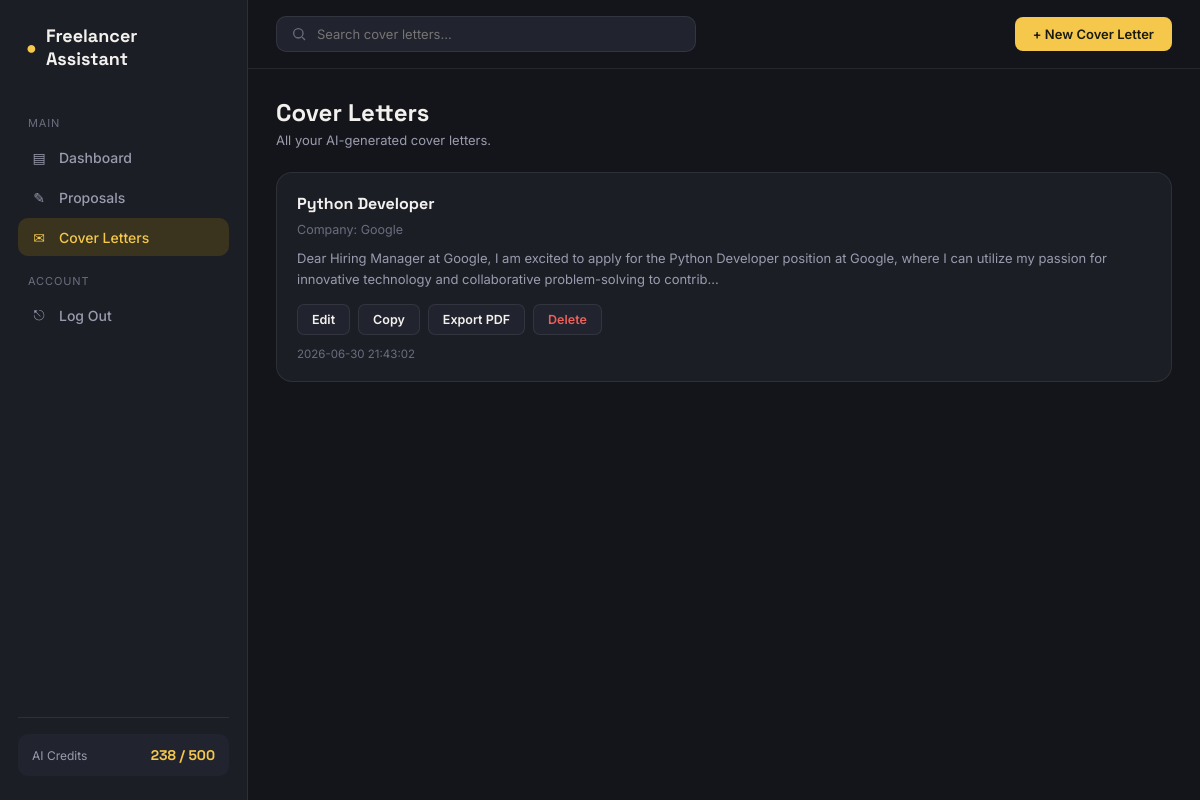
Screenshot of /cover-letters (signed in) with the database file from the repository.
### tables this page shows
CREATE TABLE cover_letters (
            id INTEGER PRIMARY KEY AUTOINCREMENT,
            user_id INTEGER NOT NULL,
            job_title TEXT,
            company_name TEXT,
            experience TEXT,
            skills TEXT,
            portfolio_url TEXT,
            generated_text TEXT,
            created_at TIMESTAMP DEFAULT CURRENT_TIMESTAMP,
            FOREIGN KEY (user_id) REFERENCES users (id)
        );

### app.py (the view)
@app.route('/cover-letters')
def cover_letters():
    if 'user_id' not in session:
        return redirect(url_for('login'))
    conn = get_db()
    all_letters = conn.execute('SELECT * FROM cover_letters WHERE user_id = ? ORDER BY created_at DESC', (session['user_id'],)).fetchall()
    conn.close()
    return render_template('cover_letters.html', cover_letters=all_letters)

### app.py (called while the page is built)
def get_db():
    conn = sqlite3.connect(DB_NAME)
    conn.row_factory = sqlite3.Row
    return conn

### templates/cover_letters.html (shortened to what this page needs)
  <!DOCTYPE html>
  <html lang="en">
  <head>
  <link rel="stylesheet" href="{{ url_for('static', filename='css/style.css') }}">
  </head>
  <body>
  <div class="app-shell">
    <aside class="sidebar">
      <div class="sidebar-brand"><span class="dot">●</span> Freelancer Assistant</div>
      <nav>
        <div class="nav-section-label">Main</div>
        <a href="/dashboard" class="nav-item"><span class="icon">▤</span> Dashboard</a>
        <a href="/proposals" class="nav-item"><span class="icon">✎</span> Proposals</a>
        <a href="/cover-letters" class="nav-item active"><span class="icon">✉</span> Cover Letters</a>
        <div class="nav-section-label">Account</div>
        <a href="/logout" class="nav-item"><span class="icon">⎋</span> Log Out</a>
      </nav>
      <div class="sidebar-footer">
        <div class="credit-pill"><span>AI Credits</span><strong>238 / 500</strong></div>
      </div>
    </aside>
    <div class="main-area">
      <header class="topbar">
        <div class="search-bar">
          <svg width="16" height="16" viewBox="0 0 24 24" fill="none" stroke="currentColor" stroke-width="2"><circle cx="11" cy="11" r="7"/><path d="M21 21l-4.3-4.3"/></svg>
          <input type="text" placeholder="Search cover letters...">
        </div>
        <div class="topbar-right">
          <a href="/cover-letters/create" class="btn-primary" style="padding: 9px 18px; border-radius: 8px; font-size:13px; font-weight:600;">+ New Cover Letter</a>
        </div>
      </header>
      <main class="content">
        <div class="content-header">
          <div><h1>Cover Letters</h1><p>All your AI-generated cover letters.</p></div>
        </div>
        {% if cover_letters %}
        <div class="proposals-list">
          {% for c in cover_letters %}
          <div class="proposal-card">
            <div class="proposal-card-header">
              <div>
                <h3>{{ c['job_title'] }}</h3>
                <span class="proposal-meta">Company: {{ c['company_name'] }}</span>
              </div>
            </div>
            <p class="proposal-preview">{{ c['generated_text'][:200] }}...</p>
            <div class="proposal-actions">
             <a href="/cover-letters/edit/{{ c['id'] }}" class="action-btn">Edit</a>
             <button class="action-btn copy-btn" onclick="copyText(`{{ c['generated_text'] | replace('`', '') }}`)">Copy</button>
            <a href="/cover-letters/export/{{ c['id'] }}" class="action-btn">Export PDF</a>
            <a href="/cover-letters/delete/{{ c['id'] }}" class="action-btn danger-btn" onclick="return confirm('Delete this cover letter?')">Delete</a>
           </div>
            <div class="proposal-date">{{ c['created_at'] }}</div>
          </div>
          {% endfor %}
        </div>
        {% else %}
        <div class="empty-state">
          <p>No cover letters yet.</p>
          <a href="/cover-letters/create" class="btn-primary" style="display:inline-block; margin-top:14px; padding:10px 22px; border-radius:8px;">Generate First Cover Letter</a>
        </div>
        {% endif %}
      </main>
    </div>
  </div>
  </body>
  </html>

### rows the page displays
cover_letters: job_title "Python Developer", company_name "Google", generated_text "Dear Hiring Manager at Google, I am excited to apply for the Python Developer position at Google, where I can utilize my passion for innovative technology and collaborative problem-solving to contrib", created_at "2026-06-30 21:43:02"
